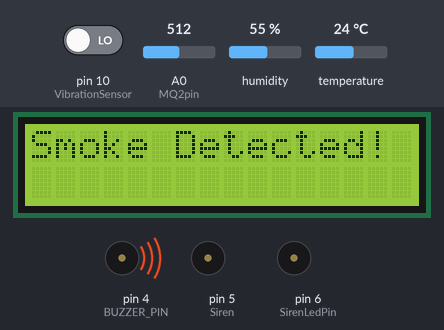
A sketch run on a simulated Arduino Uno, built with avr-gcc and run on an emulated ATmega328P. Shown: 16×2 character LCD, buzzer (waves = sounding, pin HIGH). The test bench sets the inputs (shaded band); at power-on: pin 10 (VibrationSensor) LOW, A0 (MQ2pin) = 512, humidity 55 %, temperature 24 °C. What the sketch prints to the serial monitor is not drawn.

Above: at 6.3 s.
6.4 s: pin 10 (VibrationSensor) driven HIGH
At 20.1 s:
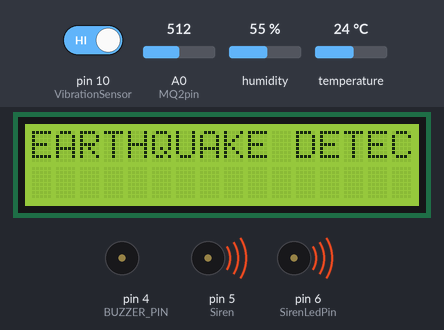
20.4 s: A0 (MQ2pin) set to 32
At 34.2 s:
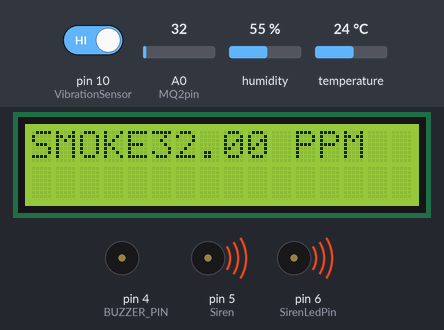
34.4 s: A0 (MQ2pin) set to 28
At 38.8 s:
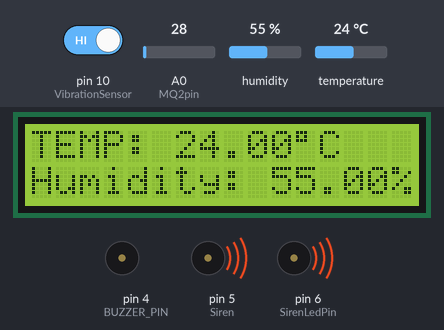
48.4 s: humidity set to 22 %
At 50.9 s:
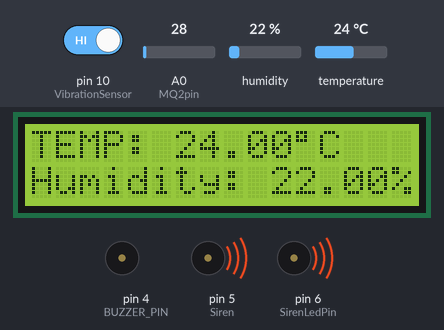
59.0 s: temperature set to 12 °C
At 63.0 s:
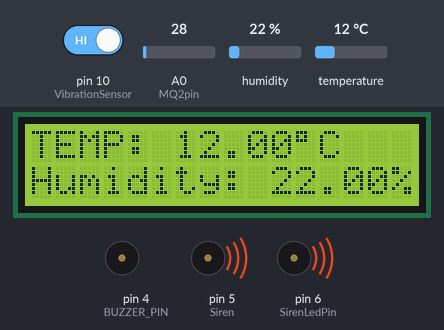
69.6 s: humidity set to 40 %
At 75.1 s:
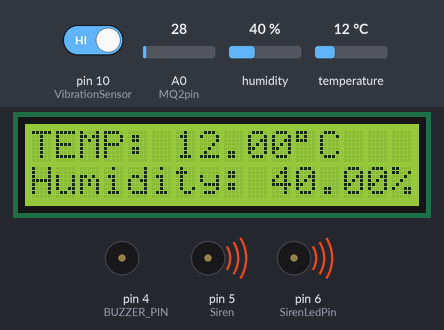
Timing chart, 0 to 76.6 s (numbered marks = the images above; inputs shaded):
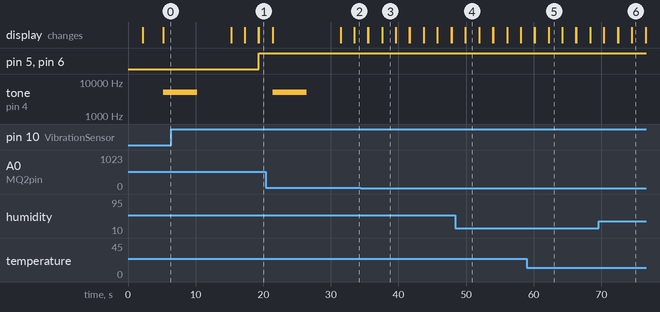

Measured:
- the behaviour switches between 31 and 30 on A0 (MQ2pin) (found by bisection; images 2 and 3)
- after the input at 6.4 s, pin 5 (Siren), pin 6 (SirenLedPin): LOW → HIGH after 12.9 s; tone on pin 4 (BUZZER_PIN): goes on until 10.2 s, then stays silent; the display: first differs from a run without the input after 13.0 s (image 1)
- after the input at 34.4 s, tone on pin 4 (BUZZER_PIN): stays silent (without the input it goes to 5000 Hz after 3.2 s)
- what the display in image 3 shows lasts 2.0 s, from 37.6 s to 39.6 s

The sketch:

Codes.ino
```cpp
#include <LiquidCrystal_I2C.h>
#include <DHT.h>

#define Threshold 30
#define MQ2pin 0
#define BUZZER_PIN 4
const int VibrationSensor = 10;
int Siren = 5;
int SirenLedPin = 6;
int co, smoke;
float sensorValue;

DHT dht(2, DHT11);
LiquidCrystal_I2C lcd(0x27, 16, 2);

void setup() {
  Serial.begin(9600);
  lcd.init();
  lcd.backlight();

  lcd.begin(16, 2);
  lcd.setCursor(0, 0);
  lcd.print("Fire Alarm");
  lcd.setCursor(0, 1);
  lcd.print("     System     ");
  delay(2000);

  lcd.clear();
  lcd.setCursor(0, 0);
  lcd.print("    Loading...  ");
  lcd.setCursor(0, 1);
  lcd.print(" > Group 5 < ");
  delay(3000);
  lcd.clear();

  pinMode(BUZZER_PIN, OUTPUT);
  pinMode(Siren, OUTPUT);
  pinMode(SirenLedPin, OUTPUT);
  pinMode(VibrationSensor, INPUT);
  dht.begin();
}

void loop() {
  int vibrationValue = digitalRead(VibrationSensor);

  Serial.print("Vibration: ");
  Serial.print(vibrationValue);

  if (vibrationValue == HIGH) {
    digitalWrite(Siren, HIGH);
    digitalWrite(SirenLedPin, HIGH);
    lcd.clear();
    lcd.setCursor(0, 0);
    lcd.print("EARTHQUAKE DETECTED!");
    delay(2000);
    lcd.clear();
  }
  else {
    digitalWrite(Siren, LOW);
    digitalWrite(SirenLedPin, LOW);
  }

  sensorValue = analogRead(MQ2pin);
  float humidity = dht.readHumidity();
  float temperature = dht.readTemperature();

  Serial.print("Sensor Value: ");
  Serial.print(sensorValue);

  if (sensorValue > Threshold) {
    lcd.clear();
    lcd.setCursor(0, 0);
    lcd.print("Smoke Detected!");
    Serial.println(" | Gas Detected!");

    tone(BUZZER_PIN, 5000, 5000);
    delay(8000);
    noTone(BUZZER_PIN);

    Serial.println("");
    delay(2000);
  }

  if (isnan(humidity) || isnan(temperature) || isnan(sensorValue)) {
    lcd.print("Failed to Read");
    Serial.println(" || Failed to Read");
  }

  lcd.clear();
  lcd.setCursor(0, 0);
  lcd.print("TEMP:");
  lcd.setCursor(6, 0);
  lcd.print(temperature);
  lcd.setCursor(11, 0);
  lcd.print((char)223);
  lcd.print("C");
  lcd.setCursor(0, 1);
  lcd.print("Humidity:");
  lcd.setCursor(10, 1);
  lcd.print(humidity);
  lcd.print("%\t");
  delay(2000);
  lcd.clear();

  lcd.setCursor(0, 0);
  lcd.print("SMOKE:");
  lcd.setCursor(5, 0);
  lcd.print(sensorValue);
  lcd.setCursor(11, 0);
  lcd.print("PPM");
  delay(2000);
  lcd.clear();

  delay(50);
}
```
